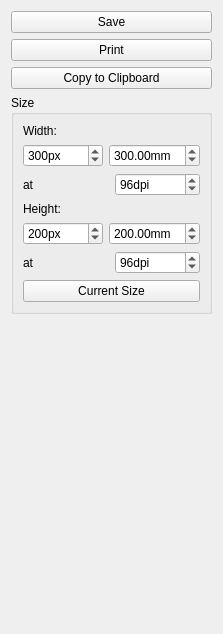
       <widget class="QWidget" name="tabWidgetPage6">
        <attribute name="title">
         <string>Export</string>
        </attribute>
        <layout class="QVBoxLayout" name="verticalLayout_15">
         <item>
          <widget class="QPushButton" name="saveButton">
           <property name="text">
            <string>Save</string>
           </property>
           <property name="shortcut">
            <string>Ctrl+S</string>
           </property>
          </widget>
         </item>
         <item>
          <widget class="QPushButton" name="printButton">
           <property name="text">
            <string>Print</string>
           </property>
           <property name="shortcut">
            <string>Ctrl+P</string>
           </property>
          </widget>
         </item>
         <item>
          <widget class="QPushButton" name="clipboardButton">
           <property name="text">
            <string>Copy to Clipboard</string>
           </property>
           <property name="shortcut">
            <string>Ctrl+C</string>
           </property>
          </widget>
         </item>
         <item>
          <widget class="QGroupBox" name="groupBox_3">
           <property name="title">
            <string>Size</string>
           </property>
           <layout class="QVBoxLayout" name="verticalLayout_3">
            <item>
             <widget class="QLabel" name="label">
              <property name="text">
               <string>Width:</string>
              </property>
             </widget>
            </item>
            <item>
             <layout class="QHBoxLayout" name="horizontalLayout_22">
              <item>
               <widget class="QSpinBox" name="exportWidthSpin">
                <property name="suffix">
                 <string>px</string>
                </property>
                <property name="minimum">
                 <number>1</number>
                </property>
                <property name="maximum">
                 <number>999999</number>
                </property>
                <property name="value">
                 <number>300</number>
                </property>
               </widget>
              </item>
              <item>
               <widget class="QDoubleSpinBox" name="exportWidthMMSpin">
                <property name="suffix">
                 <string>mm</string>
                </property>
                <property name="minimum">
                 <double>0.010000000000000</double>
                </property>
                <property name="maximum">
                 <double>9999.000000000000000</double>
                </property>
                <property name="value">
                 <double>300.000000000000000</double>
                </property>
               </widget>
              </item>
             </layout>
            </item>
            <item>
             <layout class="QHBoxLayout" name="horizontalLayout_24">
              <item>
               <widget class="QLabel" name="label_6">
                <property name="text">
                 <string>at</string>
                </property>
               </widget>
              </item>
              <item>
               <widget class="QSpinBox" name="exportDpiXSpin">
                <property name="suffix">
                 <string>dpi</string>
                </property>
                <property name="minimum">
                 <number>1</number>
                </property>
                <property name="maximum">
                 <number>9999999</number>
                </property>
                <property name="value">
                 <number>96</number>
                </property>
               </widget>
              </item>
             </layout>
            </item>
            <item>
             <widget class="QLabel" name="label_4">
              <property name="text">
               <string>Height:</string>
              </property>
             </widget>
            </item>
            <item>
             <layout class="QHBoxLayout" name="horizontalLayout_23">
              <item>
               <widget class="QSpinBox" name="exportHeightSpin">
                <property name="suffix">
                 <string>px</string>
                </property>
                <property name="minimum">
                 <number>1</number>
                </property>
                <property name="maximum">
                 <number>999999</number>
                </property>
                <property name="value">
                 <number>200</number>
                </property>
               </widget>
              </item>
              <item>
               <widget class="QDoubleSpinBox" name="exportHeightMMSpin">
                <property name="suffix">
                 <string>mm</string>
                </property>
                <property name="minimum">
                 <double>0.010000000000000</double>
                </property>
                <property name="maximum">
                 <double>9999.000000000000000</double>
                </property>
                <property name="value">
                 <double>200.000000000000000</double>
                </property>
               </widget>
              </item>
             </layout>
            </item>
            <item>
             <layout class="QHBoxLayout" name="horizontalLayout_25">
              <item>
               <widget class="QLabel" name="label_7">
                <property name="text">
                 <string>at</string>
                </property>
               </widget>
              </item>
              <item>
               <widget class="QSpinBox" name="exportDpiYSpin">
                <property name="suffix">
                 <string>dpi</string>
                </property>
                <property name="minimum">
                 <number>1</number>
                </property>
                <property name="maximum">
                 <number>9999999</number>
                </property>
                <property name="value">
                 <number>96</number>
                </property>
               </widget>
              </item>
             </layout>
            </item>
            <item>
             <widget class="QPushButton" name="exportCurrentButton">
              <property name="text">
               <string>Current Size</string>
              </property>
             </widget>
            </item>
           </layout>
          </widget>
         </item>
         <item>
          <spacer name="verticalSpacer_2">
           <property name="orientation">
            <enum>Qt::Vertical</enum>
           </property>
           <property name="sizeHint" stdset="0">
            <size>
             <width>20</width>
             <height>309</height>
            </size>
           </property>
          </spacer>
         </item>
        </layout>
       </widget>
